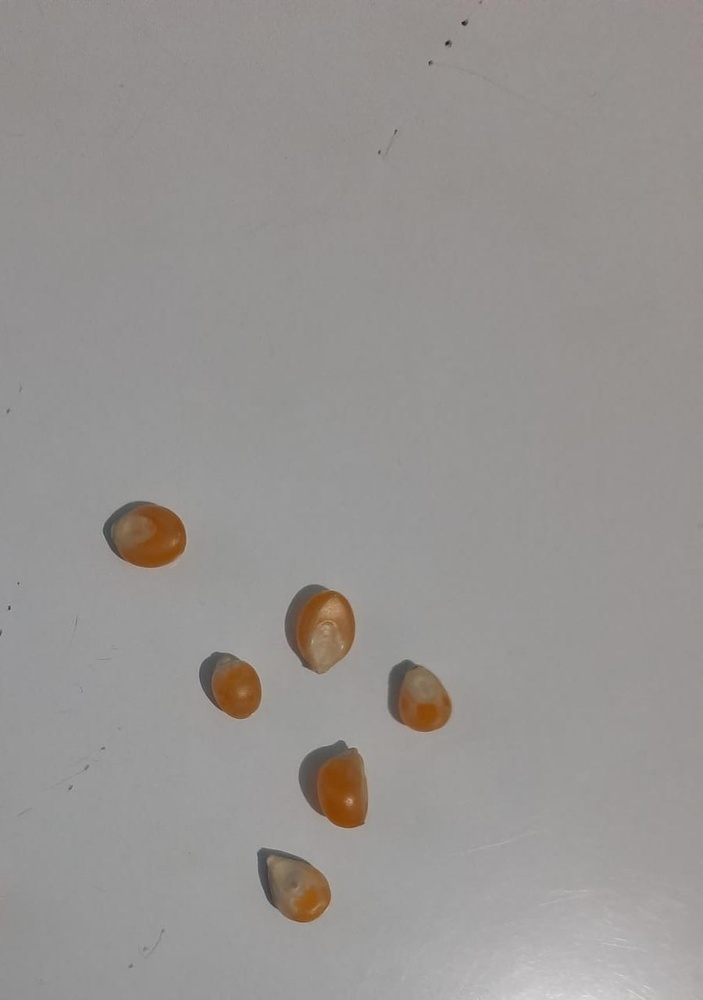
#> input picture corn.jpeg, 703 x 1000 px, shrunk from 900 x 1280 before the run; its folder holds 5 pictures in this run
$ python teste.py
#> lines starting #> are read from the running program, lines starting #| are printed output that depends on the picture; after the words box and inside, x2 and y2 are one past the last pixel; in counts of white or black regions, pixels touching at a corner belong together
# import the necessary packages
from __future__ import print_function
import cv2
import numpy as np
import matplotlib.pyplot as plt
import imutils
from scipy.ndimage import label


class app:
    # constructor class to handle image
    def __init__(self, file):
#> called with file = 'corn.jpeg'
        self.img = cv2.imread(file)
#> self.img is the input picture: shape (1000, 703, 3); mean B, G, R 146.1, 148.3, 151.4
        self.original = self.img.copy()
        if self.img is None:
            raise Exception(f'Falha ao carregar o arquivo {file} ')
        self.gray = cv2.cvtColor(self.img, cv2.COLOR_BGR2GRAY)
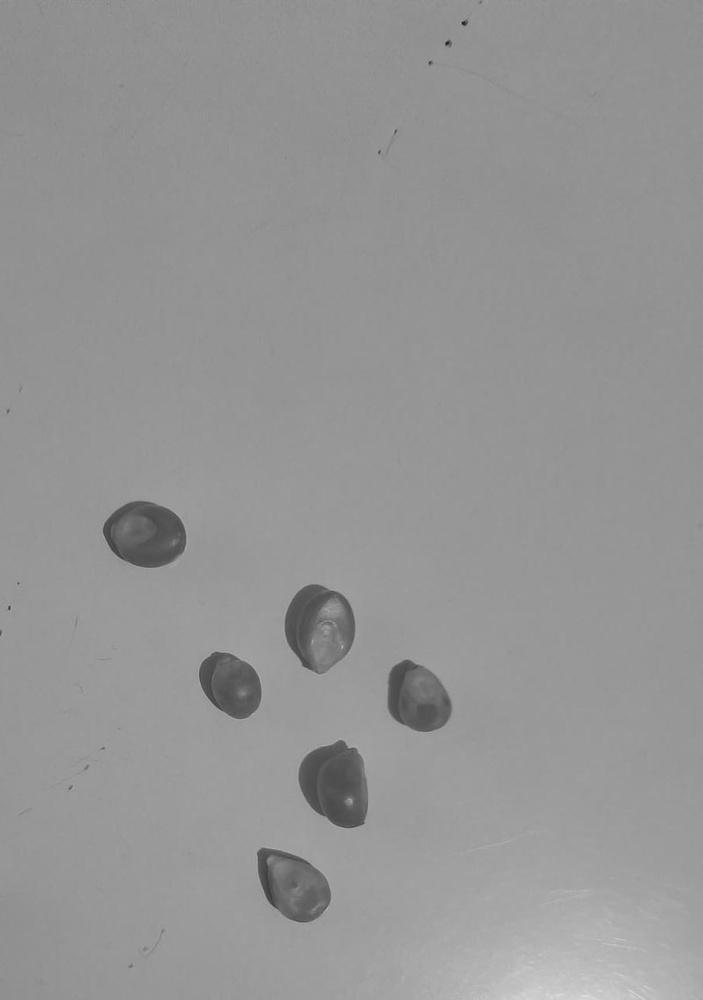
#> self.gray: shape (1000, 703); min 32, max 227, mean 149
        self.ret, self.thresh = cv2.threshold(
            self.gray, 0, 255, cv2.THRESH_OTSU)
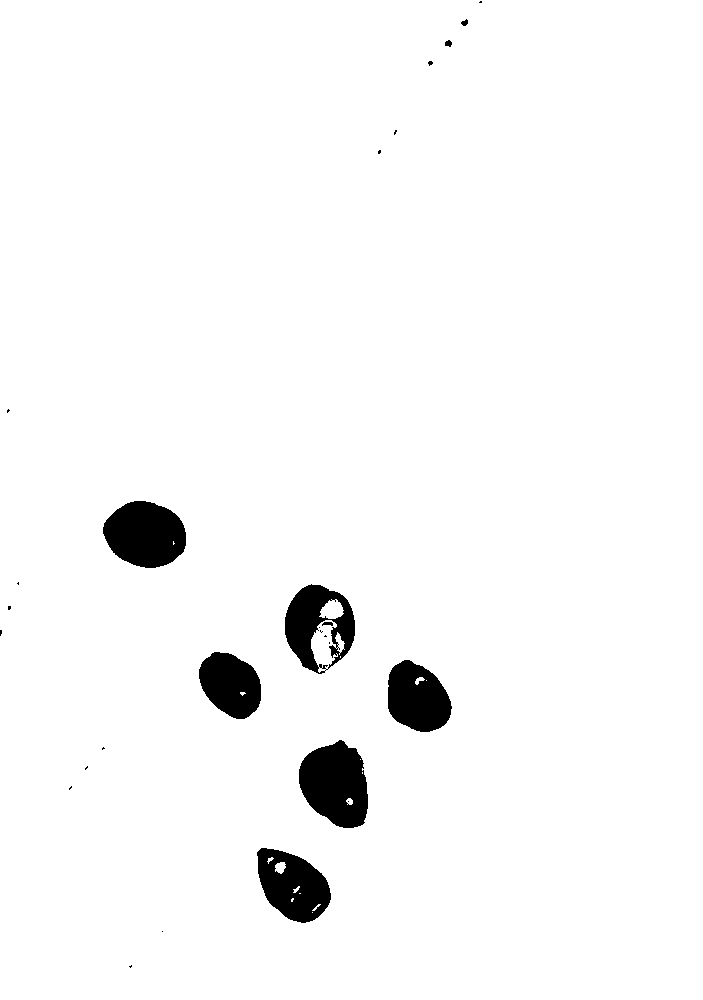
#> self.thresh: shape (1000, 703); 96.8% white; 27 black regions (18 under 20 px), largest, box (x1, y1, x2, y2) and area: (299, 740, 368, 828) 4488, (103, 501, 186, 568) 4231, (257, 848, 331, 923) 3653
#> self.ret = 121
        self.kernel = np.ones((3, 3), np.uint8)
        self.closing = cv2.morphologyEx(
            self.thresh, cv2.MORPH_OPEN, self.kernel)
#> self.closing: shape (1000, 703); 96.8% white; 22 black regions (14 under 20 px), largest, box (x1, y1, x2, y2) and area: (299, 740, 368, 828) 4507, (103, 501, 186, 568) 4236, (257, 848, 331, 923) 3718


    # watershed method for segmentation

    def watershed(self):
        border = cv2.dilate(self.img, None, iterations=5)
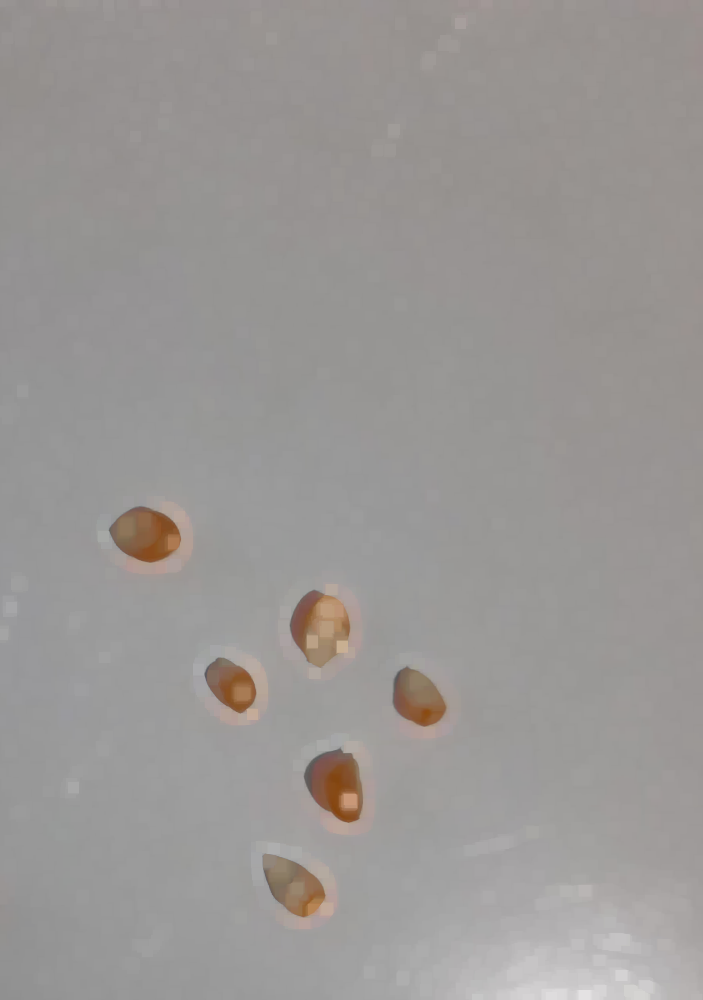
#> border: shape (1000, 703, 3); mean B, G, R 149.7, 151.5, 154.6
        border = border - cv2.erode(border, None)
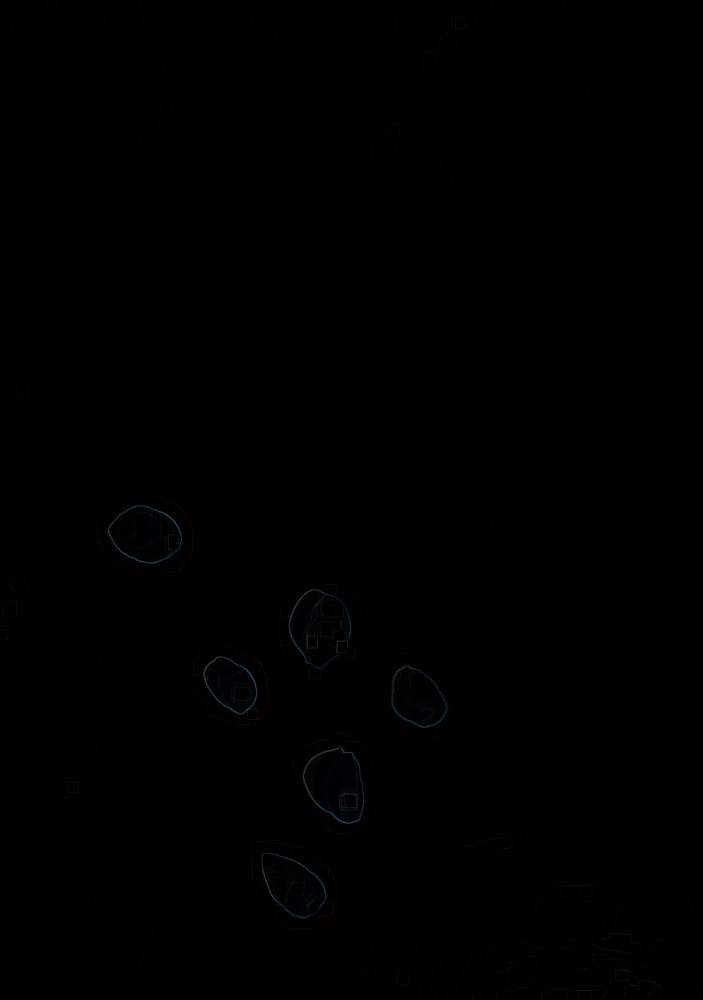
#> border: shape (1000, 703, 3); mean B, G, R 0.5, 0.4, 0.4
#> (the run stopped early here; a loop or call above may not have finished)
